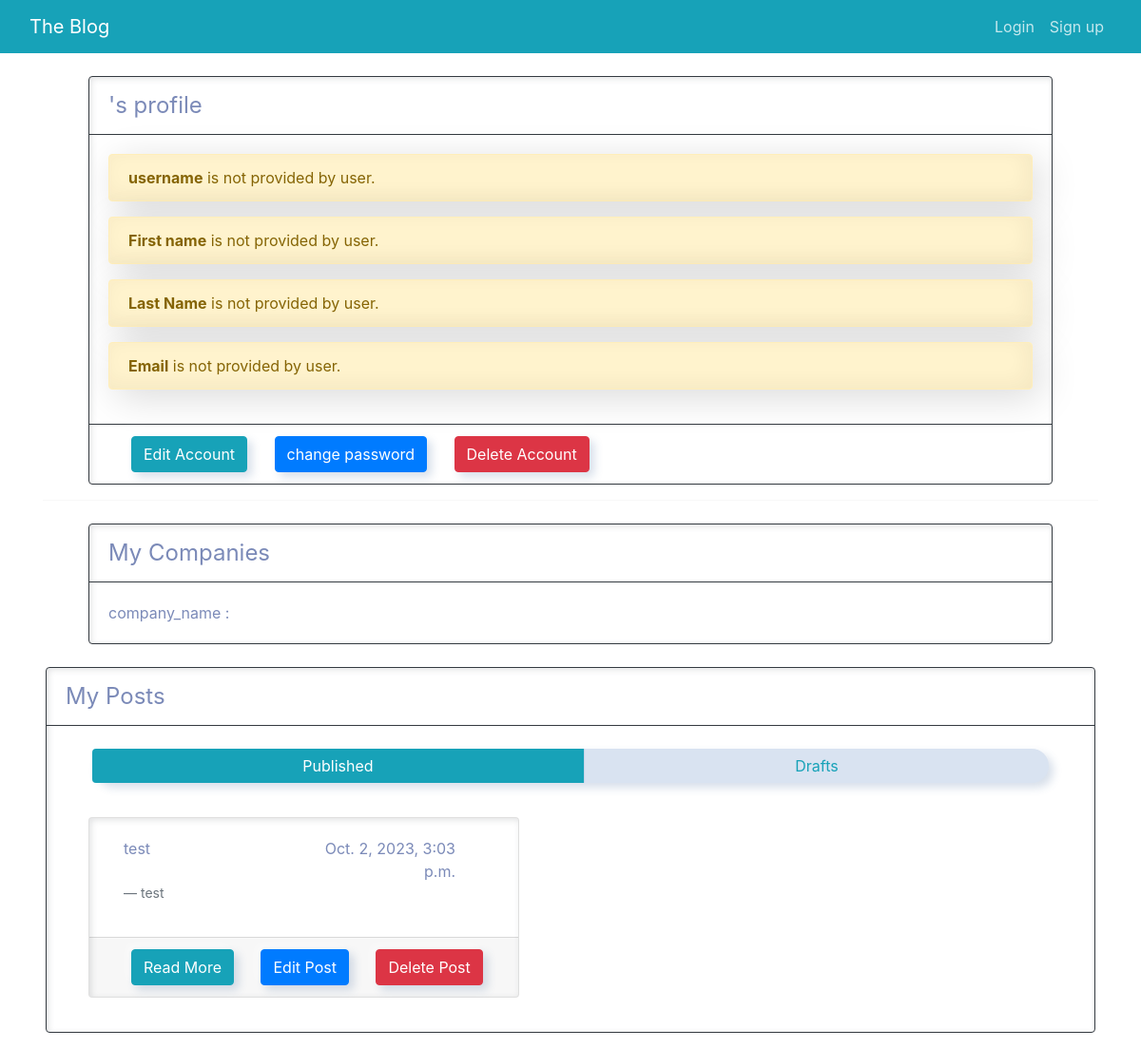
Page /profile/test/ on the earlier database version.
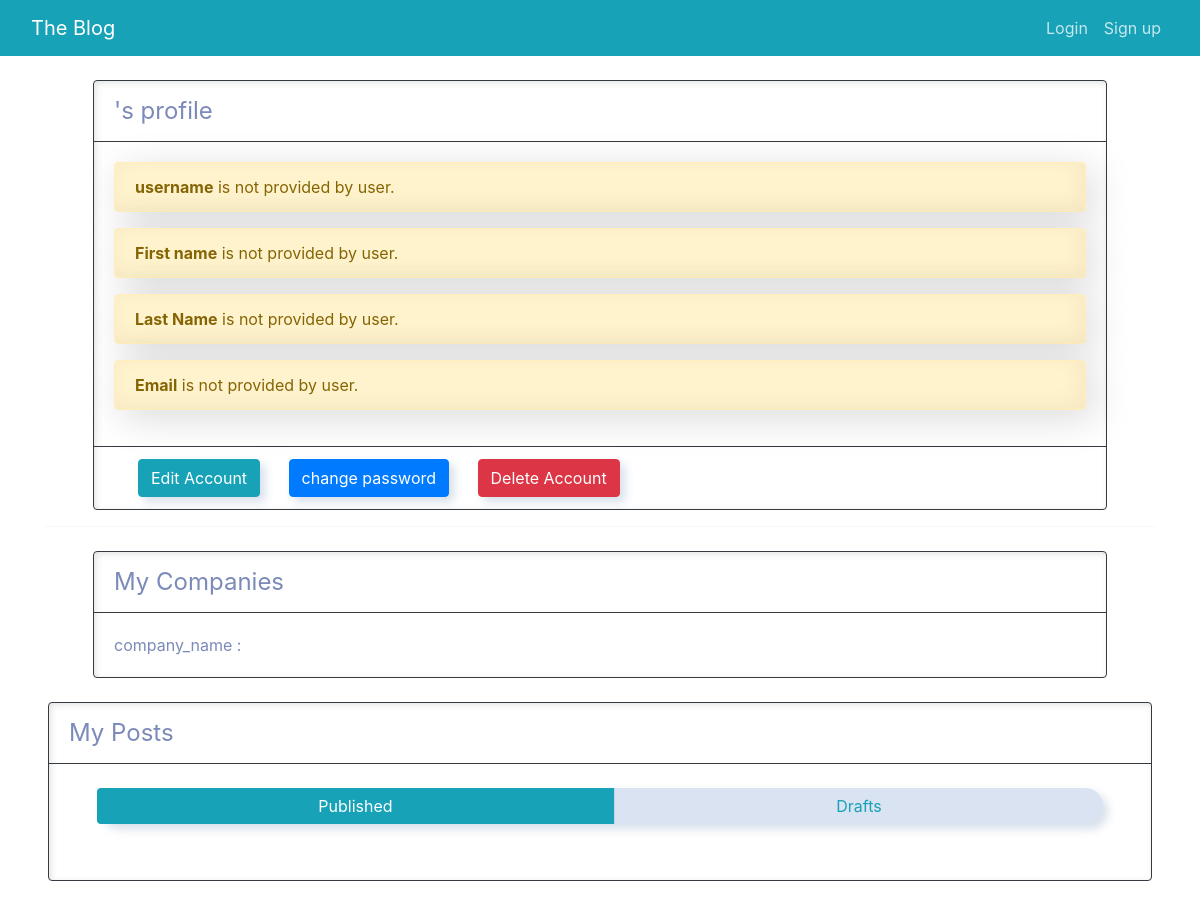
Same page on the later database version.
### blog/models.py (models this page shows, shortened)
class Post (models.Model):
    class Status(models.TextChoices):
        DRAFT = 'DF', 'Draft'
        PUBLISHED = 'PB', 'Published'
    title = models.CharField(max_length=255)
    statue = models.CharField(max_length=2, choices=Status.choices)
    content = HTMLField()
    owner = models.ForeignKey(
        User,
        on_delete=models.CASCADE,
        related_name='posts_owner'
    )
    publish_date = models.DateTimeField(auto_now_add=True)
    categories = models.ManyToManyField('categories')

### blog/views.py (the view)
# urls.py: path('profile/<str:user>/', views.profileView.as_view(), name='profile'),
class profileView (View):
    def get(self, request, user):
        currentUser = get_object_or_404(User, username=user)
        if (currentUser.id != request.user.id):
            if (request.GET.get('status') == 'draft'):
                return HttpResponseForbidden()
        posts = Post.objects.filter(
            owner=currentUser.id).order_by('-publish_date')
        status_param = request.GET.get('status', None)
        current_state = "published"
        if status_param == 'draft':
            posts = posts.filter(statue=Post.Status.DRAFT)
            current_state = "draft"
        else:
            posts = posts.filter(statue=Post.Status.PUBLISHED)
            current_state = "published"
        return render(request, 'users/profile.html', {'currentUser': currentUser, 'posts': posts, 'current_state': current_state})

### blog/templatetags/new_filters.py (called while the page is built)
@register.filter(name='is_admin')
def is_admin(user):
    return user.groups.filter(name='Admin-Group').exists()

@register.filter(name="is_company")
def is_company(user):
    return company.objects.all().filter(name=user).exists()

### blog/templates/users/profile.html (shortened to what the changed rows need)
{% extends "blog/base.html" %}
{% load new_filters %}
{% block content  %}
    <div class="card border-dark mb-3 mx-5 mt-4 ">
            <div class="card-body ">
                <div class="row">
                    {% for post_data in posts %}
                    <div class="col-md-6 {% if post_data.statue == 'published' %}published{% endif %}">
                        <div class="card mx-4 mb-3">
                        <div class="card-body mx-3">
                            <div class="row">
                            <div class="col-md-6">
                                <p>{{ post_data.title }}</p>
                            </div>
                            <div class="col-md-6">
                                <p class="text-end">{{ post_data.publish_date }}</p>
                            </div>
                            </div>
                            <footer class="blockquote-footer">{{ post_data.content | truncatechars_html:20 }}</footer>
                        </div>
                        <div class="card-footer">
                            <a class="btn btn-md btn-info ml-4" href="{% url 'detail_post' post_data.id %}">Read More</a>
                            <a class="btn btn-md btn-primary ml-4" href="{% url 'edit_post' post_data.id %}">Edit Post</a>
                            <a class="btn btn-md btn-danger ml-4" href="{% url 'delete_post' post_data.id %}">Delete Post</a>
                        </div>
                        </div>
                    </div>
                    {% endfor %}
                    </div>
                </div>
            </div>
{% endblock content %}

Differences in the rows shown:
removed Post: title "test", publish_date "Oct. 2, 2023, 3:03 p.m.", content "test"
